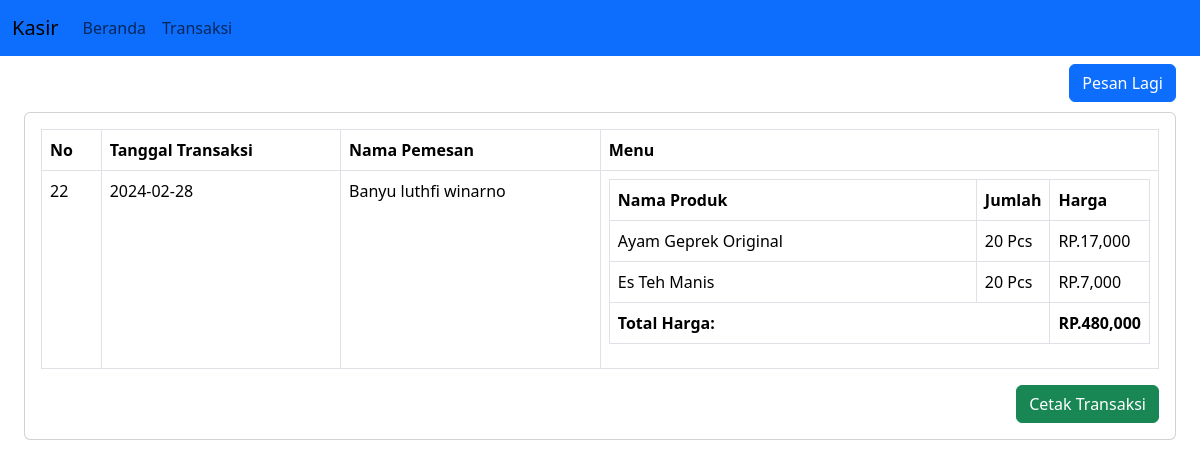
Page /daftar-transaksi.php on the committed database.
### tables this page shows
CREATE TABLE `penjualan` (
  `PenjualanID` int(11) NOT NULL,
  `TanggalPenjualan` date NOT NULL,
  `Totalharga` decimal(10,2) NOT NULL,
  `PelangganID` int(11) NOT NULL
);

CREATE TABLE `pelanggan` (
  `PelangganID` int(11) NOT NULL,
  `NamaPelanggan` varchar(255) NOT NULL,
  `NoMeja` int(11) NOT NULL,
  `NomorTelepon` varchar(15) NOT NULL
);

CREATE TABLE `produk` (
  `ProdukID` int(11) NOT NULL,
  `NamaProduk` varchar(255) NOT NULL,
  `Harga` decimal(10,2) NOT NULL,
  `Stok` int(11) NOT NULL,
  `foto` varchar(255) DEFAULT NULL,
  `Terjual` int(11) NOT NULL
);

CREATE TABLE `detailpenjualan` (
  `DetailID` int(11) NOT NULL,
  `PenjualanID` int(11) NOT NULL,
  `ProdukID` int(11) NOT NULL,
  `JumlahProduk` int(11) NOT NULL,
  `Subtotal` decimal(10,2) NOT NULL
);

### daftar-transaksi.php (the view, shortened to what this page needs)
<?php
include("header.php");
?>
<body>
      <nav class="navbar navbar-expand-lg navbar-primary bg-primary fixed-top">
        <div class="container-fluid">
            <a class="navbar-brand" href="#">Kasir</a>
            <div class="navbar-collapse">
                <ul class="navbar-nav">
                    <li class="nav-item">
                        <a class="nav-link" href="index.php">Beranda</a>
                    </li>
                    <li class="nav-item">
                        <a class="nav-link" href="transaksi.php">Transaksi</a>
                    </li>
                </ul>
            </div>
        </div>
    </nav>
        <div class="p-4" id="main-content">
          <a href="transaksi.php" class="btn btn-md btn-primary float-end">Pesan Lagi</a>
          <div class="card mt-5">
            <div class="card-body">
            <table class="table table-bordered">
		<thead>
			<tr>
				<th>No</th>
				<th>Tanggal Transaksi</th>
        <th>Nama Pemesan</th>
				<th>Menu</th>
			</tr>
		</thead>
		<tbody>
        <?php
            include("koneksi/koneksi.php");
            $sql = $koneksi->query("SELECT * FROM penjualan ORDER BY PenjualanID DESC LIMIT 1");
            while ($data= $sql->fetch_assoc()) {
        ?>
              <tr>
                <td><?php echo $data['PenjualanID']?></td>
                <td><?php echo $data['TanggalPenjualan']?></td>
                <td>
                  <?php
                    $sql2 = $koneksi->query("SELECT * FROM pelanggan WHERE PelangganID = '".$data['PenjualanID']."'");
                    while ($data2= $sql2->fetch_assoc()) {
                      echo $data2['NamaPelanggan'];
                    }
                  ?>
                </td>
                <td>
                    <table class="table table-bordered">
                        <thead>
                            <tr>
                                <th>Nama Produk</th>
                                <th class="col-1">Jumlah</th>
                                <th class="col-1">Harga</th>
                            </tr>
                        </thead>
                        <tbody>
                        <?php
                          $sql3 = $koneksi->query("SELECT * FROM detailpenjualan WHERE DetailID = '" . $data['PenjualanID'] . "'");
                          $totalharga = 0;
                          while ($data3= $sql3->fetch_assoc()) {
                        ?>
                            <tr>
                              <td>
                              <?php
                                $sql4 = $koneksi->query("SELECT * FROM produk WHERE ProdukID = '" . $data3['ProdukID'] . "' ");
                                while ($data4= $sql4->fetch_assoc()) {
                                    echo $data4['NamaProduk'];
                                }
                              ?>
                              </td>
                              <td><?php echo $data3['JumlahProduk']?> Pcs</td>
                              <td>RP.<?php echo number_format($data3['Subtotal']) ?></td>
                            </tr>
                            <?php
                              $totalproduk = $data3['JumlahProduk'] * $data3['Subtotal'];
                              $totalharga += $totalproduk;
                            }
                            ?>
                            <tr>
                            <td colspan='2'><strong>Total Harga:</strong></td>
                            <td colspan='2'><strong>RP.<?php echo number_format("$totalharga") ?></strong></td>
                            </tr>
                        </tbody>
                    </table>
                </td>
                <?php
                echo "</tr>";
            }
        ?>
		</tbody>
	</table>
  <a href="cetak-transaksi.php" target="_blank" class="btn btn-md btn-success float-end">Cetak Transaksi</a>
            </div>
          </div>
        </div>
</body>

### daftar-transaksi.php (style rules this page uses)
#main-content { margin-top: 40px; }

### rows in the picture
penjualan: PenjualanID "22", TanggalPenjualan "2024-02-28", totalharga "480,000"
pelanggan: NamaPelanggan "Banyu luthfi winarno"
detailpenjualan: JumlahProduk "20", Subtotal "17,000"
produk: NamaProduk "Ayam Geprek Original"
detailpenjualan: JumlahProduk "20", Subtotal "7,000"
produk: NamaProduk "Es Teh Manis"
